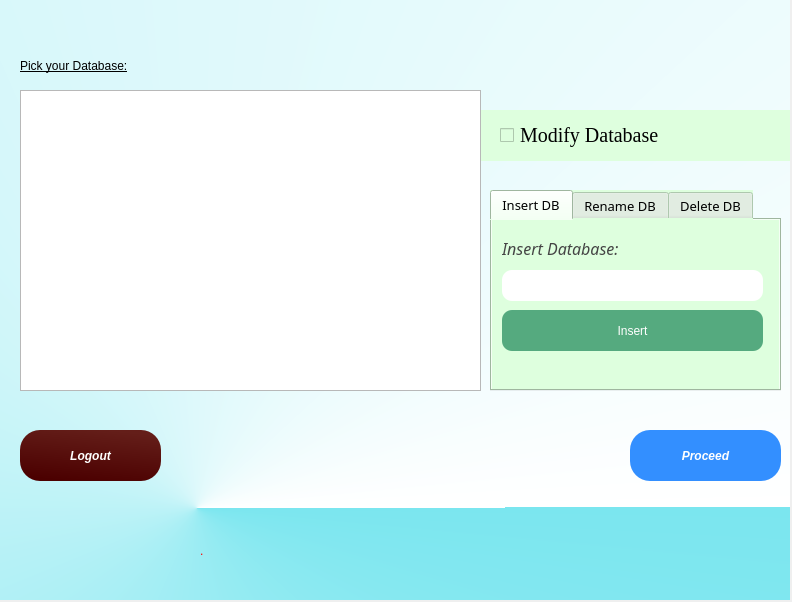
<?xml version="1.0" encoding="UTF-8"?>
<ui version="4.0">
 <class>db_window</class>
 <widget class="QDialog" name="db_window">
  <property name="geometry">
   <rect>
    <x>0</x>
    <y>0</y>
    <width>792</width>
    <height>602</height>
   </rect>
  </property>
  <property name="sizePolicy">
   <sizepolicy hsizetype="Fixed" vsizetype="Preferred">
    <horstretch>0</horstretch>
    <verstretch>0</verstretch>
   </sizepolicy>
  </property>
  <property name="windowTitle">
   <string>Login</string>
  </property>
  <property name="windowIcon">
   <iconset>
    <normaloff>icon.png</normaloff>icon.png</iconset>
  </property>
  <property name="styleSheet">
   <string notr="true">LoginPg:QDialog{background-color: qconicalgradient(cx:0.258528, cy:0.847, angle:20, stop:0 rgba(123, 230, 239, 255), stop:1 rgba(255, 255, 255, 255))}</string>
  </property>
  <widget class="QWidget" name="DB_sel_widget" native="true">
   <property name="geometry">
    <rect>
     <x>-10</x>
     <y>0</y>
     <width>800</width>
     <height>600</height>
    </rect>
   </property>
   <property name="styleSheet">
    <string notr="true">QWidget#DB_sel_widget{
background-color:qconicalgradient(cx:0.258528, cy:0.847, angle:0, stop:0 rgba(255, 255, 255, 255), stop:1 rgba(123, 230, 239, 255));}
</string>
   </property>
   <widget class="QPushButton" name="Proceedbtn">
    <property name="geometry">
     <rect>
      <x>640</x>
      <y>430</y>
      <width>151</width>
      <height>51</height>
     </rect>
    </property>
    <property name="font">
     <font>
      <italic>true</italic>
      <bold>true</bold>
     </font>
    </property>
    <property name="cursor">
     <cursorShape>PointingHandCursor</cursorShape>
    </property>
    <property name="styleSheet">
     <string notr="true">background-color: rgb(51, 143, 255);
border-radius:20px;

color: rgb(255, 255, 255);</string>
    </property>
    <property name="text">
     <string>Proceed</string>
    </property>
   </widget>
   <widget class="QPushButton" name="Logoutbtn">
    <property name="geometry">
     <rect>
      <x>30</x>
      <y>430</y>
      <width>141</width>
      <height>51</height>
     </rect>
    </property>
    <property name="font">
     <font>
      <italic>true</italic>
      <bold>true</bold>
     </font>
    </property>
    <property name="cursor">
     <cursorShape>PointingHandCursor</cursorShape>
    </property>
    <property name="styleSheet">
     <string notr="true">background-color: qlineargradient(spread:pad, x1:0.603, y1:0, x2:0.324, y2:0.994, stop:0 rgba(100, 30,25, 255), stop:1 rgba(75, 0, 0, 255));
color: rgb(255, 255, 255);
border-radius:20px
</string>
    </property>
    <property name="text">
     <string>Logout</string>
    </property>
   </widget>
   <widget class="QListWidget" name="listWidget">
    <property name="geometry">
     <rect>
      <x>30</x>
      <y>90</y>
      <width>461</width>
      <height>301</height>
     </rect>
    </property>
   </widget>
   <widget class="QLabel" name="Error">
    <property name="geometry">
     <rect>
      <x>210</x>
      <y>510</y>
      <width>581</width>
      <height>81</height>
     </rect>
    </property>
    <property name="styleSheet">
     <string notr="true">color: rgb(255, 0, 0);</string>
    </property>
    <property name="text">
     <string>.</string>
    </property>
    <property name="wordWrap">
     <bool>true</bool>
    </property>
   </widget>
   <widget class="QTabWidget" name="tabWidget">
    <property name="enabled">
     <bool>false</bool>
    </property>
    <property name="geometry">
     <rect>
      <x>500</x>
      <y>190</y>
      <width>291</width>
      <height>201</height>
     </rect>
    </property>
    <property name="font">
     <font>
      <family>Segoe Ui Semibold</family>
      <pointsize>10</pointsize>
      <italic>false</italic>
      <bold>false</bold>
     </font>
    </property>
    <property name="cursor">
     <cursorShape>ArrowCursor</cursorShape>
    </property>
    <property name="styleSheet">
     <string notr="true">background-color: rgb(222, 255, 222);
font: 10pt &quot;Segoe Ui Semibold&quot;;
color: rgb(0, 0, 0);</string>
    </property>
    <property name="tabShape">
     <enum>QTabWidget::Rounded</enum>
    </property>
    <property name="currentIndex">
     <number>0</number>
    </property>
    <widget class="QWidget" name="insert_db">
     <attribute name="title">
      <string>Insert DB</string>
     </attribute>
     <widget class="QPushButton" name="insert_DB">
      <property name="geometry">
       <rect>
        <x>10</x>
        <y>90</y>
        <width>261</width>
        <height>41</height>
       </rect>
      </property>
      <property name="styleSheet">
       <string notr="true">font: 63 italic 12pt &quot;Segoe UI Semibold&quot;;
color: rgb(255, 255, 255);
background-color: rgb(85, 170, 127);
border-radius:10px
</string>
      </property>
      <property name="text">
       <string>Insert</string>
      </property>
     </widget>
     <widget class="QLineEdit" name="new_DB_txtbox">
      <property name="geometry">
       <rect>
        <x>10</x>
        <y>50</y>
        <width>261</width>
        <height>31</height>
       </rect>
      </property>
      <property name="autoFillBackground">
       <bool>false</bool>
      </property>
      <property name="styleSheet">
       <string notr="true">font: 11pt &quot;Consolas&quot;;
background-color: rgb(255, 255, 255);
border-radius:10px</string>
      </property>
      <property name="frame">
       <bool>true</bool>
      </property>
      <property name="clearButtonEnabled">
       <bool>true</bool>
      </property>
     </widget>
     <widget class="QLabel" name="label">
      <property name="geometry">
       <rect>
        <x>10</x>
        <y>20</y>
        <width>161</width>
        <height>16</height>
       </rect>
      </property>
      <property name="font">
       <font>
        <family>Segoe UI Semibold</family>
        <pointsize>12</pointsize>
        <italic>true</italic>
        <bold>false</bold>
       </font>
      </property>
      <property name="styleSheet">
       <string notr="true">font: italic 12pt &quot;Segoe UI Semibold&quot;;
color: rgb(68, 68, 68);</string>
      </property>
      <property name="text">
       <string>Insert Database:</string>
      </property>
     </widget>
    </widget>
    <widget class="QWidget" name="rename_Db">
     <attribute name="title">
      <string>Rename DB</string>
     </attribute>
     <widget class="QLabel" name="label_4">
      <property name="geometry">
       <rect>
        <x>10</x>
        <y>60</y>
        <width>151</width>
        <height>16</height>
       </rect>
      </property>
      <property name="autoFillBackground">
       <bool>false</bool>
      </property>
      <property name="styleSheet">
       <string notr="true">font: 10pt &quot;Leelawadee UI&quot;;
background-color: rgba(255, 255, 255, 0);</string>
      </property>
      <property name="text">
       <string>Rename Database to:</string>
      </property>
     </widget>
     <widget class="QLineEdit" name="rename_txtbox">
      <property name="geometry">
       <rect>
        <x>10</x>
        <y>80</y>
        <width>261</width>
        <height>31</height>
       </rect>
      </property>
      <property name="styleSheet">
       <string notr="true">font: 10pt &quot;DejaVu Sans Mono&quot;;
background-color: rgb(255, 255, 255);
border-radius:10px</string>
      </property>
      <property name="placeholderText">
       <string>Type the new name here.</string>
      </property>
      <property name="clearButtonEnabled">
       <bool>true</bool>
      </property>
     </widget>
     <widget class="QWidget" name="widget" native="true">
      <property name="geometry">
       <rect>
        <x>0</x>
        <y>0</y>
        <width>291</width>
        <height>171</height>
       </rect>
      </property>
      <property name="styleSheet">
       <string notr="true">
background-color: rgb(255, 215, 149);</string>
      </property>
      <widget class="QWidget" name="verticalLayoutWidget_3">
       <property name="geometry">
        <rect>
         <x>10</x>
         <y>10</y>
         <width>241</width>
         <height>46</height>
        </rect>
       </property>
       <layout class="QVBoxLayout" name="verticalLayout_3">
        <property name="spacing">
         <number>1</number>
        </property>
        <item>
         <widget class="QLabel" name="label_6">
          <property name="autoFillBackground">
           <bool>false</bool>
          </property>
          <property name="styleSheet">
           <string notr="true">font: 10pt &quot;Leelawadee UI&quot;;
background-color: rgba(255, 255, 255, 0);</string>
          </property>
          <property name="text">
           <string>Select Database from the list:</string>
          </property>
         </widget>
        </item>
        <item>
         <widget class="QLabel" name="rename_selection_label">
          <property name="autoFillBackground">
           <bool>false</bool>
          </property>
          <property name="styleSheet">
           <string notr="true">font: 75 bold 9pt &quot;Leelawadee UI&quot;;
color: rgba(0,55,155,255);
background-color: rgba(255, 255, 255, 0);</string>
          </property>
          <property name="text">
           <string>Selected: &lt;none&gt;</string>
          </property>
         </widget>
        </item>
       </layout>
      </widget>
      <widget class="QPushButton" name="rename_DB">
       <property name="geometry">
        <rect>
         <x>10</x>
         <y>120</y>
         <width>261</width>
         <height>31</height>
        </rect>
       </property>
       <property name="styleSheet">
        <string notr="true">font: 63 italic 12pt &quot;Segoe UI Semibold&quot;;
color: rgb(255, 255, 255);
background-color: rgb(255, 149, 42);
border-radius:10px
</string>
       </property>
       <property name="text">
        <string>Rename</string>
       </property>
       <property name="checkable">
        <bool>false</bool>
       </property>
      </widget>
     </widget>
     <zorder>widget</zorder>
     <zorder>label_4</zorder>
     <zorder>rename_txtbox</zorder>
    </widget>
    <widget class="QWidget" name="tab_3">
     <attribute name="title">
      <string>Delete DB</string>
     </attribute>
     <widget class="QWidget" name="widget_2" native="true">
      <property name="geometry">
       <rect>
        <x>0</x>
        <y>0</y>
        <width>291</width>
        <height>171</height>
       </rect>
      </property>
      <property name="styleSheet">
       <string notr="true">
background-color: rgb(255, 210, 220);</string>
      </property>
      <widget class="QPushButton" name="delete_DB">
       <property name="geometry">
        <rect>
         <x>10</x>
         <y>110</y>
         <width>261</width>
         <height>31</height>
        </rect>
       </property>
       <property name="styleSheet">
        <string notr="true">font: 63 italic 12pt &quot;Segoe UI Semibold&quot;;
color: rgb(255, 255, 255);
background-color: rgb(255, 49, 42);
border-radius:10px
</string>
       </property>
       <property name="text">
        <string>Delete</string>
       </property>
      </widget>
      <widget class="QWidget" name="verticalLayoutWidget_2">
       <property name="geometry">
        <rect>
         <x>10</x>
         <y>30</y>
         <width>241</width>
         <height>61</height>
        </rect>
       </property>
       <layout class="QVBoxLayout" name="verticalLayout_2">
        <property name="spacing">
         <number>1</number>
        </property>
        <item>
         <widget class="QLabel" name="label_5">
          <property name="autoFillBackground">
           <bool>false</bool>
          </property>
          <property name="styleSheet">
           <string notr="true">font: 10pt &quot;Leelawadee UI&quot;;
background-color: rgba(255, 255, 255, 0);</string>
          </property>
          <property name="text">
           <string>Select Database from the list:</string>
          </property>
         </widget>
        </item>
        <item>
         <widget class="QLabel" name="delete_selection_label">
          <property name="autoFillBackground">
           <bool>false</bool>
          </property>
          <property name="styleSheet">
           <string notr="true">font: 75 bold 9pt &quot;Leelawadee UI&quot;;
color: rgba(0,55,155,255);
background-color: rgba(255, 255, 255, 0);</string>
          </property>
          <property name="text">
           <string>Selected: &lt;none&gt;</string>
          </property>
         </widget>
        </item>
       </layout>
       <zorder>delete_selection_label</zorder>
       <zorder>label_5</zorder>
      </widget>
     </widget>
    </widget>
   </widget>
   <widget class="QCheckBox" name="modify_DB">
    <property name="geometry">
     <rect>
      <x>510</x>
      <y>110</y>
      <width>271</width>
      <height>51</height>
     </rect>
    </property>
    <property name="font">
     <font>
      <family>Georgia</family>
      <pointsize>15</pointsize>
      <italic>false</italic>
      <bold>false</bold>
     </font>
    </property>
    <property name="cursor">
     <cursorShape>PointingHandCursor</cursorShape>
    </property>
    <property name="layoutDirection">
     <enum>Qt::LeftToRight</enum>
    </property>
    <property name="styleSheet">
     <string notr="true">background-color: rgb(222, 255, 222);
font: 15pt &quot;Georgia&quot;;
border-radius:20px
</string>
    </property>
    <property name="text">
     <string>Modify Database</string>
    </property>
    <property name="tristate">
     <bool>false</bool>
    </property>
   </widget>
   <widget class="QWidget" name="widget_3" native="true">
    <property name="geometry">
     <rect>
      <x>680</x>
      <y>110</y>
      <width>120</width>
      <height>51</height>
     </rect>
    </property>
    <property name="styleSheet">
     <string notr="true">background-color: rgb(222, 255, 222);</string>
    </property>
   </widget>
   <widget class="QWidget" name="widget_4" native="true">
    <property name="geometry">
     <rect>
      <x>450</x>
      <y>110</y>
      <width>120</width>
      <height>51</height>
     </rect>
    </property>
    <property name="styleSheet">
     <string notr="true">background-color: rgb(222, 255, 222);</string>
    </property>
   </widget>
   <widget class="QLabel" name="main_label">
    <property name="geometry">
     <rect>
      <x>30</x>
      <y>40</y>
      <width>271</width>
      <height>51</height>
     </rect>
    </property>
    <property name="styleSheet">
     <string notr="true">
text-decoration: underline;
font: italic 16pt &quot;Georgia&quot;;</string>
    </property>
    <property name="text">
     <string>Pick your Database:</string>
    </property>
   </widget>
   <widget class="QLabel" name="selection">
    <property name="geometry">
     <rect>
      <x>260</x>
      <y>40</y>
      <width>441</width>
      <height>51</height>
     </rect>
    </property>
    <property name="styleSheet">
     <string notr="true">font: italic 14pt &quot;Segoe UI Semibold&quot;;
text-decoration: underline;
color: rgb(51, 143, 255);</string>
    </property>
    <property name="text">
     <string/>
    </property>
    <property name="wordWrap">
     <bool>true</bool>
    </property>
   </widget>
   <zorder>widget_4</zorder>
   <zorder>widget_3</zorder>
   <zorder>Proceedbtn</zorder>
   <zorder>Logoutbtn</zorder>
   <zorder>Error</zorder>
   <zorder>tabWidget</zorder>
   <zorder>modify_DB</zorder>
   <zorder>listWidget</zorder>
   <zorder>main_label</zorder>
   <zorder>selection</zorder>
  </widget>
 </widget>
 <resources/>
 <connections/>
</ui>
